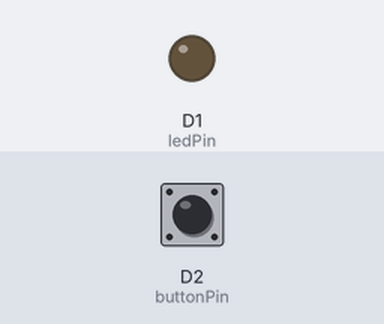
Simulated run of this sketch. Board: ESP8266 (NodeMCU). Shown: output pins drawn as LEDs (lit = HIGH). The inputs (shaded band) are chosen by the test bench; at power-on: D2 (buttonPin) LOW.

Above: at 1.2 s.
1.3 s: D2 (buttonPin) pulled HIGH for 0.15 s
At 1.37 s:
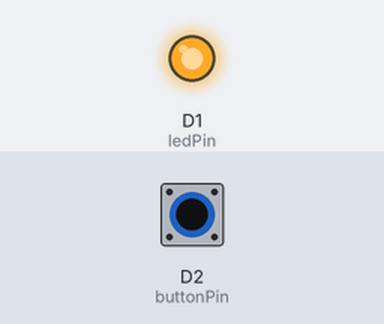
2.9 s: D2 (buttonPin) pulled HIGH for 3.2 s
At 6.9 s:
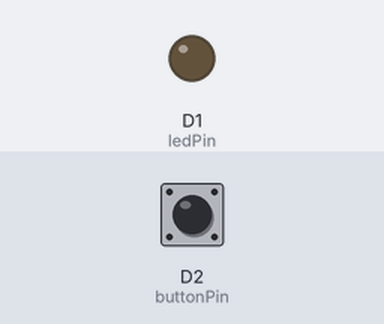
Timing chart, 0 to 8.4 s (numbered marks = the images above; inputs shaded):
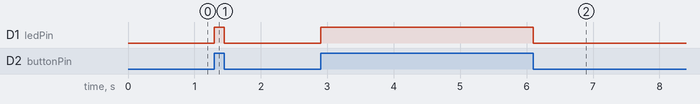

Measured:
- after the input at 1.3 s, D1 (ledPin): LOW → HIGH at once, → LOW 0.15 s later
- after the input at 2.9 s, D1 (ledPin): LOW → HIGH at once, → LOW 3.2 s later

The sketch:

Pushbutton.ino
```cpp
const int buttonPin = D2;     // the number of the pushbutton pin
const int ledPin =  D1;      // the number of the LED pin

// variables will change:
int buttonState = 0;         // variable for reading the pushbutton status

void setup() {
  pinMode(ledPin, OUTPUT);
  pinMode(buttonPin, INPUT); // initialize the pushbutton pin as an input:
}

void loop() {
  buttonState = digitalRead(buttonPin); // read the state of the pushbutton value:

  if (buttonState == HIGH) {  // check if the pushbutton is pressed. If it is, the buttonState is HIGH:
    digitalWrite(ledPin, HIGH); // turn LED on:
  }
  else {
    digitalWrite(ledPin, LOW); // turn LED off:
  }
}
```
